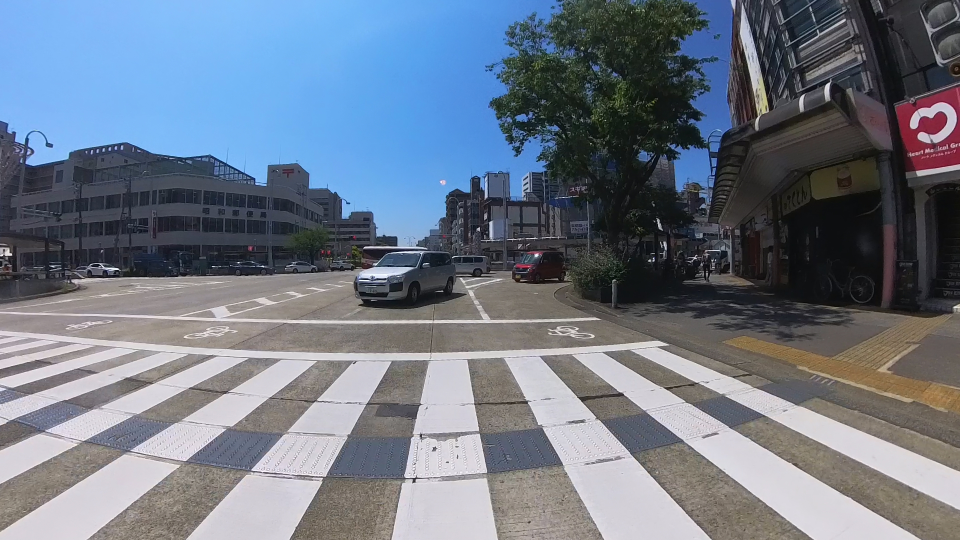
#> input picture testcross.jpg, 1920 x 1080 px (shown at 1/2 size)
$ python -i lanedetect1.py   (imports and definitions only)
#> lines starting #> are read from the running program, lines starting #| are printed output that depends on the picture; after the words box and inside, x2 and y2 are one past the last pixel; in counts of white or black regions, pixels touching at a corner belong together
#> further down, picture is the input picture: shape (1080, 1920, 3); mean B, G, R 133.9, 119.6, 109.9
import cv2
import numpy as np
from matplotlib import pyplot as plt

import matplotlib.image as mpimg
import os

# [6 lines left out: function region, not called in this run]

def ldict(img):
    imshape = img.shape
    gray = cv2.cvtColor(img, cv2.COLOR_BGR2GRAY)
    blur = cv2.GaussianBlur(gray, (5,5), 0)
    edges = cv2.Canny(img, 200, 820)
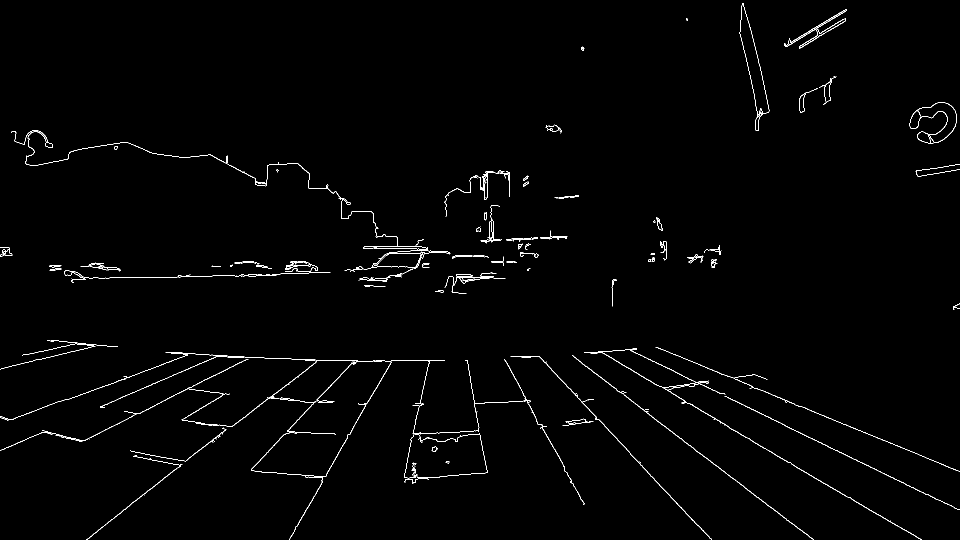
#> edges: shape (1080, 1920) (shown at 1/2 size); 1.1% white in thin lines or dots

    img_hsv=cv2.cvtColor(img, cv2.COLOR_RGB2HSV)
#> img_hsv: shape (1080, 1920, 3); mean H, S, V 75.4, 58.1, 139
    lower_yellow=np.array([20, 100, 100], dtype="uint8")
    upper_yellow=np.array([30, 255, 255], dtype="uint8")
    mask_yellow=cv2.inRange(img_hsv, lower_yellow, upper_yellow)
#> mask_yellow: shape (1080, 1920); 0% white in thin lines or dots, all inside (x1, y1, x2, y2) = (70, 0, 1427, 431)
    mask_white=cv2.inRange(gray, 200, 255)
#> mask_white: shape (1080, 1920); 16.7% white; 409 white regions (320 under 20 px), largest, box (x1, y1, x2, y2) and area: (1293, 806, 1842, 1080) 41411, (1086, 841, 1423, 1080) 37051, (1262, 695, 1920, 1019) 32243
    mask_yw=cv2.bitwise_or(mask_white, mask_yellow)
    mask_yw_image=cv2.bitwise_and(gray, mask_yw)

    #create a mask#################
    vertices = np.array([[(0,imshape[0]),(900, 600), (1000, 600), (imshape[1],imshape[0])]], dtype=np.int32)
    mask = np.zeros_like(edges)
    color = 255
    cv2.fillPoly(mask, vertices, color)
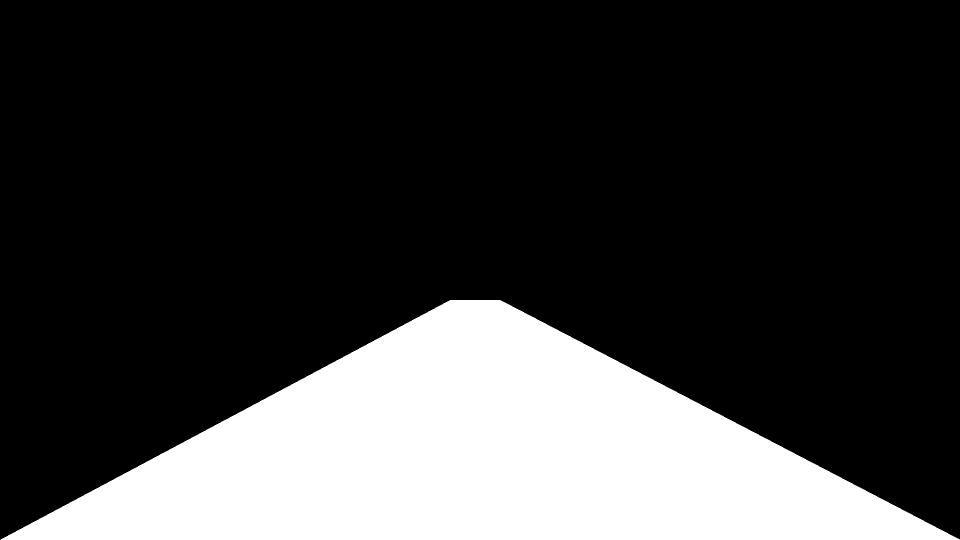
#> mask: shape (1080, 1920) (shown at 1/2 size); 23.4% white; 1 white region, box (x1, y1, x2, y2) and area: (1, 600, 1920, 1080) 485230
    ###############################

    maskedImg = cv2.bitwise_and(edges, mask)
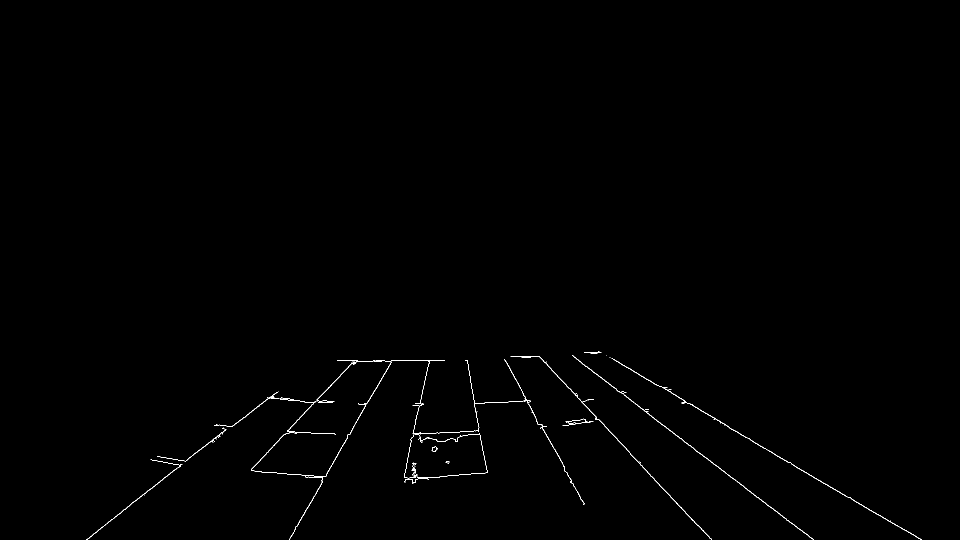
#> maskedImg: shape (1080, 1920) (shown at 1/2 size); 0.35% white in thin lines or dots, all inside (x1, y1, x2, y2) = (172, 703, 1843, 1080)
    maskedIm3Channel = cv2.cvtColor(maskedImg, cv2.COLOR_GRAY2BGR)
    rho = 2 # distance resolution in pixels of the Hough grid
    theta = np.pi/180 # angular resolution in radians of the Hough grid
    threshold = 45     # minimum number of votes (intersections in Hough grid cell)
    min_line_len = 40 #minimum number of pixels making up a line
    max_line_gap = 100    # maximum gap in pixels between connectable line segments
    lines = cv2.HoughLinesP(maskedImg, rho, theta, threshold, np.array([]),minLineLength=min_line_len, maxLineGap=max_line_gap)
#> lines = 71 rows, first 6: [1080, 714, 1395, 1051], [1310, 839, 1627, 1078], [1366, 804, 1842, 1078], [1212, 710, 1448, 847], [591, 1055, 783, 721], [187, 1067, 535, 795]

    # Check if we got more than 1 line
    if lines is not None and len(lines) > 2:
        # Draw all lines onto image
        allLines = np.zeros_like(maskedImg)
        for i in range(len(lines)):
            for x1,y1,x2,y2 in lines[i]:
                cv2.line(allLines,(x1,y1),(x2,y2),(255,255,0),2) # plot line
#> this loop made 71 passes
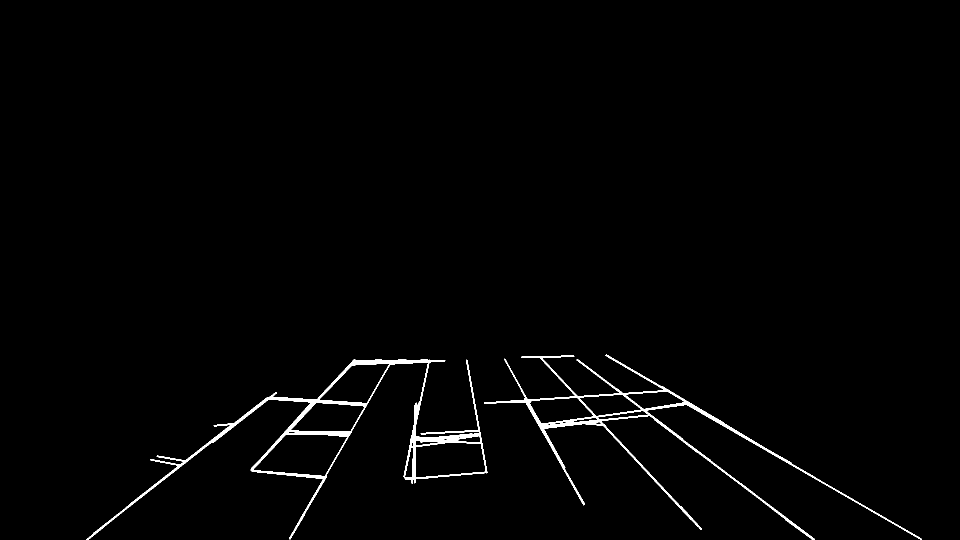
#> allLines: shape (1080, 1920) (shown at 1/2 size); 1.3% white; 2 white regions, box (x1, y1, x2, y2) and area: (173, 719, 976, 1080) 14281, (968, 709, 1844, 1080) 11730

        # # Plot all lines found
        # plt.figure(7)
        # plt.imshow(allLines,cmap='gray')
        # plt.title('All Hough Lines Found')

        #-----------------------Separate Lines Intro Positive/Negative Slope--------------------------
        # Separate line segments by their slope to decide left line vs. the right line
        slopePositiveLines = [] # x1 y1 x2 y2 slope
        slopeNegativeLines = []
        yValues = []

        # Loop through all lines
        addedPos = False
        addedNeg = False
        for currentLine in lines:
            # Get points of current Line
            for x1,y1,x2,y2 in currentLine:
                lineLength = ((x2-x1)**2 + (y2-y1)**2)**.5 # get line length
                if lineLength > 30: # if line is long enough
                    if x2 != x1: # dont divide by zero
                        slope = (y2-y1)/(x2-x1) # get slope line
                        if slope > 0:
                            # Check angle of line w/ xaxis. dont want vertical/horizontal lines
                            tanTheta = np.tan((abs(y2-y1))/(abs(x2-x1))) # tan(theta) value
                            ang = np.arctan(tanTheta)*180/np.pi
                            if abs(ang) < 85 and abs(ang) > 20:
                                slopeNegativeLines.append([x1,y1,x2,y2,-slope]) # add positive slope line
                                yValues.append(y1)
                                yValues.append(y2)
                                addedPos = True # note that we added a positive slope line
                        if slope < 0:
                            # Check angle of line w/ xaxis. dont want vertical/horizontal lines
                            tanTheta = np.tan((abs(y2-y1))/(abs(x2-x1))) # tan(theta) value
                            ang = np.arctan(tanTheta)*180/np.pi
                            if abs(ang) < 85 and abs(ang) > 20:
                                slopePositiveLines.append([x1,y1,x2,y2,-slope]) # add negative slope line
                                yValues.append(y1)
                                yValues.append(y2)
                                addedNeg = True # note that we added a negative slope line
#> this loop made 71 passes
#> after the loop, slopeNegativeLines = 20 items, first 6: [1080, 714, 1395, 1051, -1.07], [1310, 839, 1627, 1078, -0.754], [1366, 804, 1842, 1078, -0.576], [1212, 710, 1448, 847, -0.581], [1009, 718, 1129, 935, -1.81], [1154, 719, 1364, 878, -0.757]; slopePositiveLines = 14 items, first 6: [591, 1055, 783, 721, 1.74], [187, 1067, 535, 795, 0.782], [503, 940, 708, 720, 1.07], [262, 1007, 460, 852, 0.783], [425, 884, 552, 785, 0.78], [503, 937, 711, 721, 1.04]; yValues = 68 values, max 1079 at index 39, min 710 at index 6, mean 896.2


        # If we didn't get any positive lines, go though again and just add any positive slope lines
        if not addedPos:
            for currentLine in lines:
                for x1,y1,x2,y2 in currentLine:
                    slope = (y2-y1)/(x2-x1)
                    if slope > 0:
                        # Check angle of line w/ xaxis. dont want vertical/horizontal lines
                        tanTheta = np.tan((abs(y2-y1))/(abs(x2-x1))) # tan(theta) value
                        ang = np.arctan(tanTheta)*180/np.pi
                        if abs(ang) < 80 and abs(ang) > 15:
                            slopeNegativeLines.append([x1,y1,x2,y2,-slope])
                            yValues.append(y1)
                            yValues.append(y2)

        # If we didn't get any negative lines, go through again and just add any negative slope lines
        if not addedNeg:
            for currentLine in lines:
                for x1,y1,x2,y2 in currentLine:
                    slope = (y2-y1)/(x2-x1)
                    if slope < 0:
                        # Check angle of line w/ xaxis. dont want vertical/horizontal lines
                        tanTheta = np.tan((abs(y2-y1))/(abs(x2-x1))) # tan(theta) value
                        ang = np.arctan(tanTheta)*180/np.pi
                        if abs(ang) < 85 and abs(ang) > 15:
                            slopePositiveLines.append([x1,y1,x2,y2,-slope])
                            yValues.append(y1)
                            yValues.append(y2)


        if not addedPos or not addedNeg:
            print('Not enough lines found')


        #------------------------Get Positive/Negative Slope Averages-----------------------------------
        # Average position of lines and extrapolate to the top and bottom of the lane.
        positiveSlopes = np.asarray(slopePositiveLines)[:,4]
#> positiveSlopes = [1.74, 0.782, 1.07, 0.783, 0.78, 1.04, 1.69, 1.07, 5.07, 1.69, 1.1, 0.809, 20, 1.12]
        posSlopeMedian = np.median(positiveSlopes)
#> posSlopeMedian = 1.09
        posSlopeStdDev = np.std(positiveSlopes)
#> posSlopeStdDev = 4.9
        posSlopesGood = []
        for slope in positiveSlopes:
        # if abs(slope-posSlopeMedian) < .9:
            if abs(slope-posSlopeMedian) < posSlopeMedian*.2:
                posSlopesGood.append(slope)
#> this loop made 14 passes
#> slope on passes 1 to 8: 1.74, 0.782, 1.07, 0.783, 0.78, 1.04, 1.69, 1.07
#> after the loop, posSlopesGood = [1.07, 1.04, 1.07, 1.1, 1.12]
        posSlopeMean = np.mean(np.asarray(posSlopesGood))
#> posSlopeMean = 1.08


        negativeSlopes = np.asarray(slopeNegativeLines)[:,4]
#> negativeSlopes = 20 values, max -0.56 at index 8, min -5.62 at index 6, mean -1.21
        negSlopeMedian = np.median(negativeSlopes)
#> negSlopeMedian = -0.766
        negSlopeStdDev = np.std(negativeSlopes)
#> negSlopeStdDev = 1.1
        negSlopesGood = []
        for slope in negativeSlopes:
            if abs(slope-negSlopeMedian) < .9:
                negSlopesGood.append(slope)
#> this loop made 20 passes
#> slope on passes 1 to 8: -1.07, -0.754, -0.576, -0.581, -1.81, -0.757, -5.62, -1.8
#> after the loop, negSlopesGood = [-1.07, -0.754, -0.576, -0.581, -0.757, -0.56, -1.07, -0.727, -0.599, -0.744, -1.1, -0.742, -0.776, -0.779, -0.571]
        negSlopeMean = np.mean(np.asarray(negSlopesGood))
#> negSlopeMean = -0.761

        #--------------------------Get Average x Coord When y Coord Of Line = 0----------------------------
        # Positive Lines
        xInterceptPos = []
        for line in slopePositiveLines:
                x1 = line[0]
                y1 = img.shape[0]-line[1] # y axis is flipped
                slope = line[4]
                yIntercept = y1-slope*x1
                xIntercept = -yIntercept/slope # find x intercept based off y = mx+b
                if xIntercept == xIntercept: # checks for nan
                    xInterceptPos.append(xIntercept) # add x intercept
#> this loop made 14 passes
#> (line, x1, y1, slope, yIntercept, xIntercept) on passes 1 to 7: ([591, 1055, 783, 721, 1.74], 591, 25, 1.74, -1003.1, 576.6), ([187, 1067, 535, 795, 0.782], 187, 13, 0.782, -133.2, 170.4), ([503, 940, 708, 720, 1.07], 503, 140, 1.07, -399.8, 372.5), ([262, 1007, 460, 852, 0.783], 262, 73, 0.783, -132.1, 168.7), ([425, 884, 552, 785, 0.78], 425, 196, 0.78, -135.3, 173.6), ([503, 937, 711, 721, 1.04], 503, 143, 1.04, -379.3, 365.3), ([579, 1077, 608, 1028, 1.69], 579, 3, 1.69, -975.3, 577.2)
#> after the loop, xInterceptPos = [576.6, 170.4, 372.5, 168.7, 173.6, 365.3, 577.2, 372, 783, 576.1, 376.4, 172.8, 818.3, 376.5]

        xIntPosMed = np.median(xInterceptPos) # get median
#> xIntPosMed = 374.5
        xIntPosGood = [] # if not near median we get rid of that x point
        for line in slopePositiveLines:
                x1 = line[0]
                y1 = img.shape[0]-line[1]
                slope = line[4]
                yIntercept = y1-slope*x1
                xIntercept = -yIntercept/slope
                if abs(xIntercept-xIntPosMed) < .35*xIntPosMed: # check if near median
                    xIntPosGood.append(xIntercept)
#> after the loop, xIntPosGood = [372.5, 365.3, 372, 376.4, 376.5]

        xInterceptPosMean = np.mean(np.asarray(xIntPosGood)) # average of good x intercepts for positive line
#> xInterceptPosMean = 372.6

        # Negative Lines
        xInterceptNeg = []
        for line in slopeNegativeLines:
            x1 = line[0]
            y1 = img.shape[0]-line[1]
            slope = line[4]
            yIntercept = y1-slope*x1
            xIntercept = -yIntercept/slope
            if xIntercept == xIntercept: # check for nan
                    xInterceptNeg.append(xIntercept)
#> this loop made 20 passes
#> (line, x1, y1, slope, yIntercept, xIntercept) on passes 1 to 6: ([1080, 714, 1395, 1051, -1.07], 1080, 366, -1.07, 1521.4, 1422.1), ([1310, 839, 1627, 1078, -0.754], 1310, 241, -0.754, 1228.7, 1629.7), ([1366, 804, 1842, 1078, -0.576], 1366, 276, -0.576, 1062.3, 1845.5), ([1212, 710, 1448, 847, -0.581], 1212, 370, -0.581, 1073.6, 1849.4), ([1009, 718, 1129, 935, -1.81], 1009, 362, -1.81, 2186.6, 1209.2), ([1154, 719, 1364, 878, -0.757], 1154, 361, -0.757, 1234.7, 1630.8)
#> after the loop, xInterceptNeg = [1422.1, 1629.7, 1845.5, 1849.4, 1209.2, 1630.8, 997, 1206.5, 1857, 1210, 1421.2, 1628.4, 1835.4, 1635.8, 1422, 1634.3, 1215, 1626.4, 1620.9, 1848.5]

        xIntNegMed = np.median(xInterceptNeg)
#> xIntNegMed = 1627.4
        xIntNegGood = []
        for line in slopeNegativeLines:
            x1 = line[0]
            y1 = img.shape[0]-line[1]
            slope = line[4]
            yIntercept = y1-slope*x1
            xIntercept = -yIntercept/slope
            if abs(xIntercept-xIntNegMed)< .35*xIntNegMed:
                    xIntNegGood.append(xIntercept)
#> after the loop, xIntNegGood = [1422.1, 1629.7, 1845.5, 1849.4, 1209.2, 1630.8, 1206.5, 1857, 1210, 1421.2, 1628.4, 1835.4, 1635.8, 1422, 1634.3, 1215, 1626.4, 1620.9, 1848.5]

        xInterceptNegMean = np.mean(np.asarray(xIntNegGood))
#> xInterceptNegMean = 1565.7
        ############################3
    laneLines = np.zeros_like(edges)
    colorLines = img.copy()

    # Positive Slope Line
    slope = posSlopeMean
#> slope = 1.08
    x1 = xInterceptPosMean
#> x1 = 372.6
    y1 = 0
    y2 = imshape[0] - (imshape[0]-imshape[0]*.35)
    x2 = (y2-y1)/slope + x1
#> x2 = 722.9

    # Plot positive slope line
    x1 = int(round(x1))
#> x1 = 373
    x2 = int(round(x2))
#> x2 = 723
    y1 = int(round(y1))
    y2 = int(round(y2))
    cv2.line(laneLines,(x1,img.shape[0]-y1),(x2,imshape[0]-y2),(255,255,0),2) # plot line
#> laneLines: shape (1080, 1920); 0.08% white in thin lines or dots, all inside (x1, y1, x2, y2) = (372, 701, 725, 1080)
    cv2.line(colorLines,(x1,img.shape[0]-y1),(x2,imshape[0]-y2),(0,255,0),4) # plot line on color image
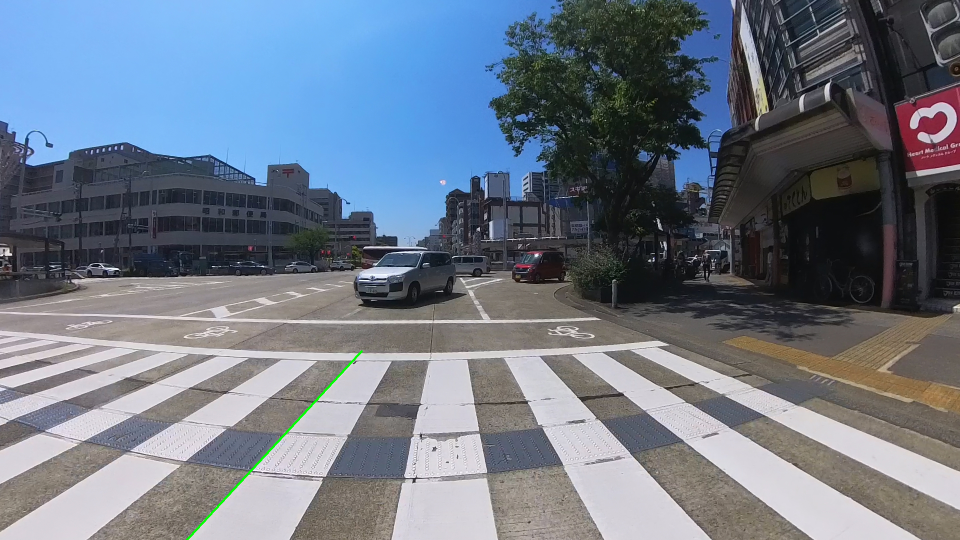
#> colorLines: shape (1080, 1920, 3) (shown at 1/2 size); 0.11% of pixels changed, all inside (x1, y1, x2, y2) = (372, 700, 726, 1080)

    # Negative Slope Line
    slope = negSlopeMean
#> slope = -0.761
    x1N = xInterceptNegMean
#> x1N = 1565.7
    y1N = 0
    x2N = (y2-y1N)/slope + x1N
#> x2N = 1068.7

    # Plot negative Slope Line
    x1N = int(round(x1N))
#> x1N = 1566
    x2N = int(round(x2N))
#> x2N = 1069
    y1N = int(round(y1N))
    cv2.line(laneLines,(x1N,imshape[0]-y1N),(x2N,imshape[0]-y2),(255,255,0),2)
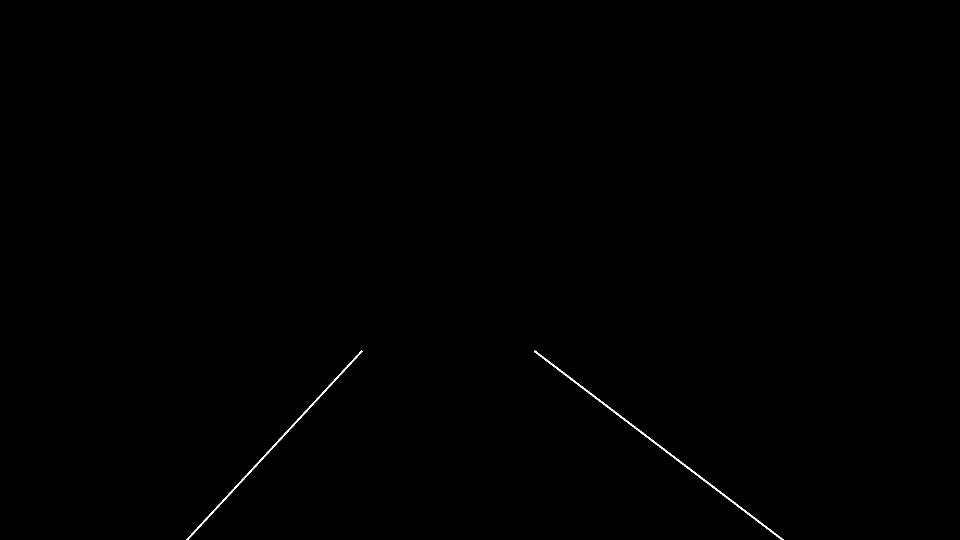
#> laneLines: shape (1080, 1920) (shown at 1/2 size); 0.18% white in thin lines or dots, all inside (x1, y1, x2, y2) = (372, 701, 1568, 1080)
    cv2.line(colorLines,(x1N,img.shape[0]-y1N),(x2N,imshape[0]-y2),(0,255,0),4) # plot line on color iamge
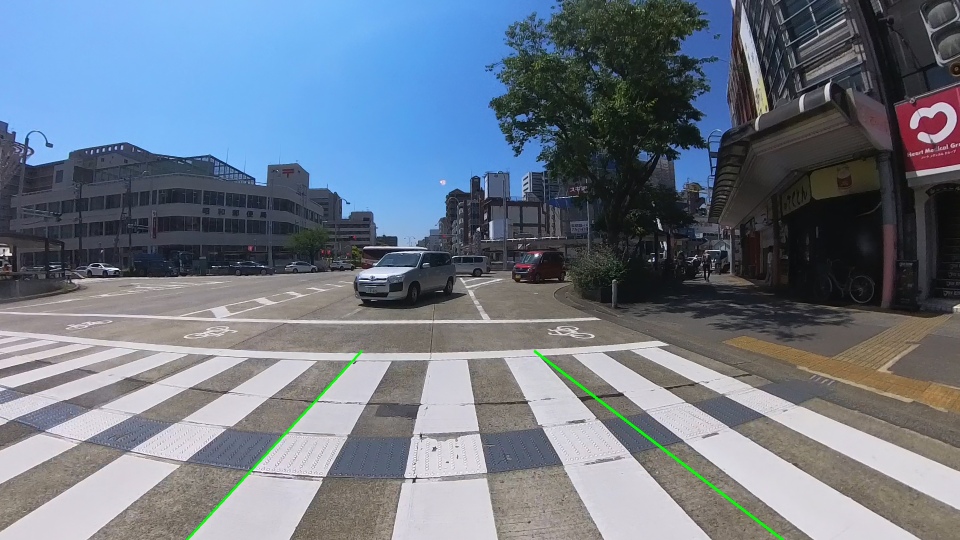
#> colorLines: shape (1080, 1920, 3) (shown at 1/2 size); 0.16% of pixels changed, all inside (x1, y1, x2, y2) = (1067, 700, 1568, 1080)
    ########################
    # Plot lane lines
    plt.figure(8)
    plt.imshow(laneLines,cmap='gray')
    plt.title('Lane Lines')

    # Plot lane lines on original image
    plt.figure(9)
    plt.imshow(colorLines)
    plt.title('Lane Lines Color Image')

>>> import cv2
>>> picture = cv2.imread('testcross.jpg')
>>> result = ldict(picture)
